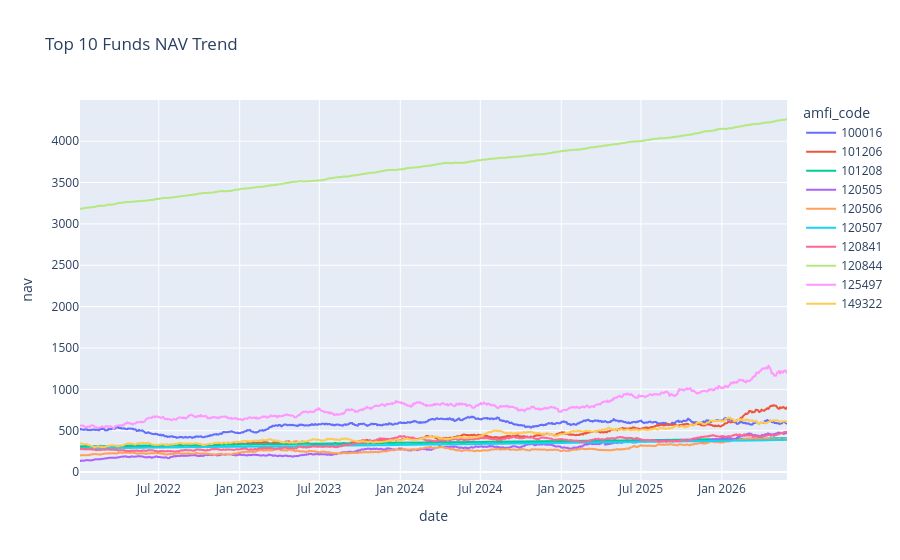

The cell this chart's notebook holds for it:
### Code cell
fig = px.line(
    nav_top10,
    x="date",
    y="nav",
    color="amfi_code",
    title="Top 10 Funds NAV Trend"
)

fig.show()

### Figure 1 — Plotly figure (JSON) as saved in the notebook; plotly's stock layout.template omitted (floating-point values rounded to 4 significant figures; data arrays with more than 128 entries replaced by an {"elided": "..."} marker saying what was removed)
{"data": [{"hovertemplate": "amfi_code=100016<br>date=%{x}<br>nav=%{y}<extra></extra>", "legendgroup": "100016", "line": {"color": "#636efa", "dash": "solid"}, "marker": {"symbol": "circle"}, "mode": "lines", "name": "100016", "showlegend": true, "type": "scattergl", "x": {"elided": "1150 str values"}, "xaxis": "x", "y": {"elided": "1150 float values"}, "yaxis": "y"}, {"hovertemplate": "amfi_code=101206<br>date=%{x}<br>nav=%{y}<extra></extra>", "legendgroup": "101206", "line": {"color": "#EF553B", "dash": "solid"}, "marker": {"symbol": "circle"}, "mode": "lines", "name": "101206", "showlegend": true, "type": "scattergl", "x": {"elided": "1150 str values"}, "xaxis": "x", "y": {"elided": "1150 float values"}, "yaxis": "y"}, {"hovertemplate": "amfi_code=101208<br>date=%{x}<br>nav=%{y}<extra></extra>", "legendgroup": "101208", "line": {"color": "#00cc96", "dash": "solid"}, "marker": {"symbol": "circle"}, "mode": "lines", "name": "101208", "showlegend": true, "type": "scattergl", "x": {"elided": "1150 str values"}, "xaxis": "x", "y": {"elided": "1150 float values"}, "yaxis": "y"}, {"hovertemplate": "amfi_code=120505<br>date=%{x}<br>nav=%{y}<extra></extra>", "legendgroup": "120505", "line": {"color": "#ab63fa", "dash": "solid"}, "marker": {"symbol": "circle"}, "mode": "lines", "name": "120505", "showlegend": true, "type": "scattergl", "x": {"elided": "1150 str values"}, "xaxis": "x", "y": {"elided": "1150 float values"}, "yaxis": "y"}, {"hovertemplate": "amfi_code=120506<br>date=%{x}<br>nav=%{y}<extra></extra>", "legendgroup": "120506", "line": {"color": "#FFA15A", "dash": "solid"}, "marker": {"symbol": "circle"}, "mode": "lines", "name": "120506", "showlegend": true, "type": "scattergl", "x": {"elided": "1150 str values"}, "xaxis": "x", "y": {"elided": "1150 float values"}, "yaxis": "y"}, {"hovertemplate": "amfi_code=120507<br>date=%{x}<br>nav=%{y}<extra></extra>", "legendgroup": "120507", "line": {"color": "#19d3f3", "dash": "solid"}, "marker": {"symbol": "circle"}, "mode": "lines", "name": "120507", "showlegend": true, "type": "scattergl", "x": {"elided": "1150 str values"}, "xaxis": "x", "y": {"elided": "1150 float values"}, "yaxis": "y"}, {"hovertemplate": "amfi_code=120841<br>date=%{x}<br>nav=%{y}<extra></extra>", "legendgroup": "120841", "line": {"color": "#FF6692", "dash": "solid"}, "marker": {"symbol": "circle"}, "mode": "lines", "name": "120841", "showlegend": true, "type": "scattergl", "x": {"elided": "1150 str values"}, "xaxis": "x", "y": {"elided": "1150 float values"}, "yaxis": "y"}, {"hovertemplate": "amfi_code=120844<br>date=%{x}<br>nav=%{y}<extra></extra>", "legendgroup": "120844", "line": {"color": "#B6E880", "dash": "solid"}, "marker": {"symbol": "circle"}, "mode": "lines", "name": "120844", "showlegend": true, "type": "scattergl", "x": {"elided": "1150 str values"}, "xaxis": "x", "y": {"elided": "1150 float values"}, "yaxis": "y"}, {"hovertemplate": "amfi_code=125497<br>date=%{x}<br>nav=%{y}<extra></extra>", "legendgroup": "125497", "line": {"color": "#FF97FF", "dash": "solid"}, "marker": {"symbol": "circle"}, "mode": "lines", "name": "125497", "showlegend": true, "type": "scattergl", "x": {"elided": "1150 str values"}, "xaxis": "x", "y": {"elided": "1150 float values"}, "yaxis": "y"}, {"hovertemplate": "amfi_code=149322<br>date=%{x}<br>nav=%{y}<extra></extra>", "legendgroup": "149322", "line": {"color": "#FECB52", "dash": "solid"}, "marker": {"symbol": "circle"}, "mode": "lines", "name": "149322", "showlegend": true, "type": "scattergl", "x": {"elided": "1150 str values"}, "xaxis": "x", "y": {"elided": "1150 float values"}, "yaxis": "y"}], "layout": {"legend": {"title": {"text": "amfi_code"}, "tracegroupgap": 0}, "title": {"text": "Top 10 Funds NAV Trend"}, "xaxis": {"anchor": "y", "domain": [0, 1], "title": {"text": "date"}}, "yaxis": {"anchor": "x", "domain": [0, 1], "title": {"text": "nav"}}}}
